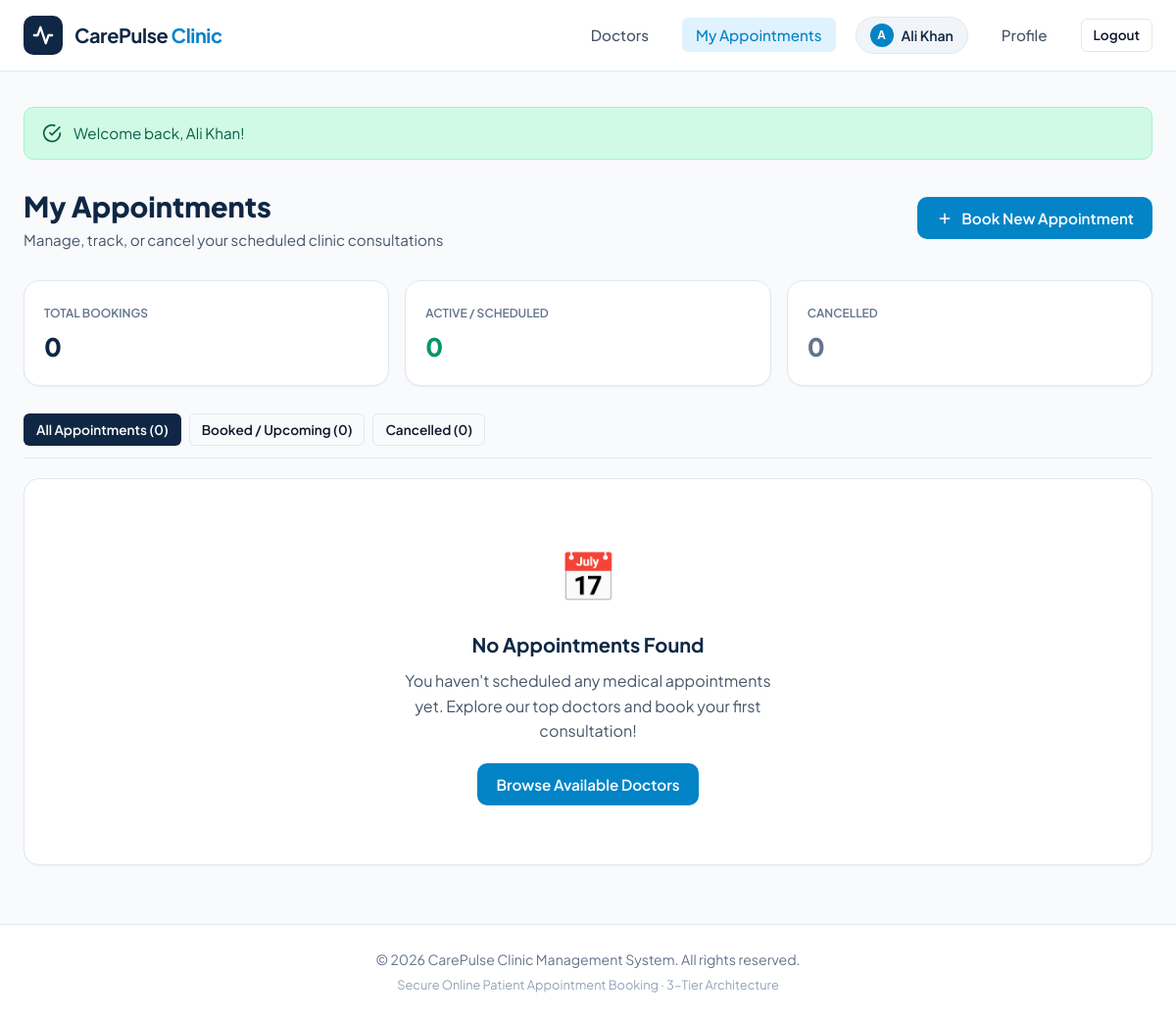
Page /dashboard.php (signed in) on the earlier database version.
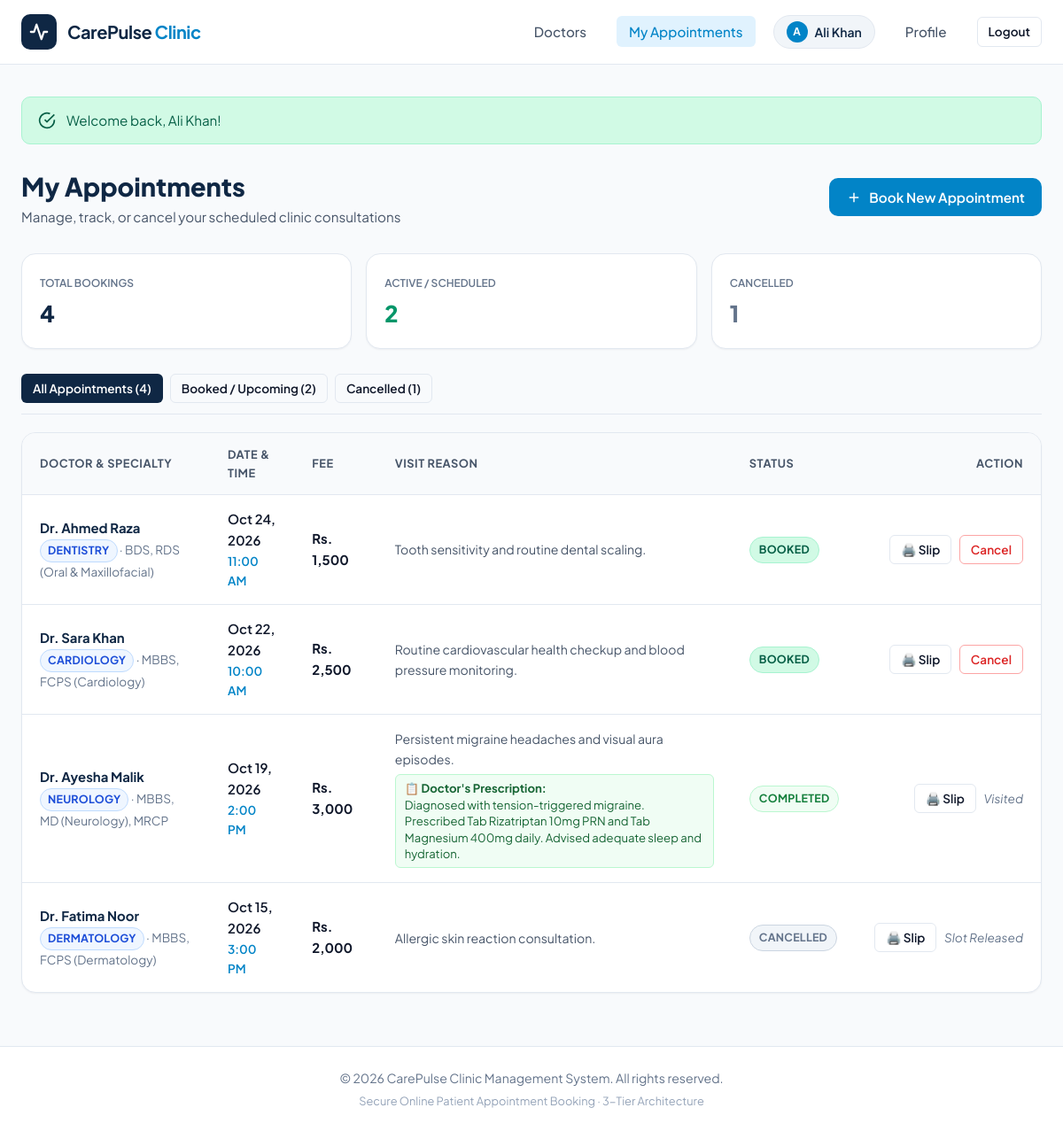
Same page on the later database version.
### tables this page shows
CREATE TABLE IF NOT EXISTS `appointments` (
    `id` INT AUTO_INCREMENT PRIMARY KEY,
    `patient_id` INT NOT NULL,
    `doctor_id` INT NOT NULL,
    `appointment_date` DATE NOT NULL,
    `appointment_time` TIME NOT NULL,
    `status` ENUM('booked', 'cancelled', 'completed') NOT NULL DEFAULT 'booked',
    `reason` VARCHAR(255) DEFAULT NULL,
    `doctor_notes` TEXT DEFAULT NULL,
    `created_at` TIMESTAMP DEFAULT CURRENT_TIMESTAMP,
    CONSTRAINT `fk_appointments_patient` FOREIGN KEY (`patient_id`) REFERENCES `users` (`id`) ON DELETE CASCADE,
    CONSTRAINT `fk_appointments_doctor` FOREIGN KEY (`doctor_id`) REFERENCES `doctors` (`id`) ON DELETE CASCADE
);

CREATE TABLE IF NOT EXISTS `users` (
    `id` INT AUTO_INCREMENT PRIMARY KEY,
    `full_name` VARCHAR(100) NOT NULL,
    `email` VARCHAR(150) NOT NULL UNIQUE,
    `password` VARCHAR(255) NOT NULL,
    `phone` VARCHAR(20) NOT NULL,
    `role` ENUM('patient', 'doctor', 'admin') NOT NULL DEFAULT 'patient',
    `created_at` TIMESTAMP DEFAULT CURRENT_TIMESTAMP
);

CREATE TABLE IF NOT EXISTS `specialties` (
    `id` INT AUTO_INCREMENT PRIMARY KEY,
    `name` VARCHAR(100) NOT NULL UNIQUE
);

CREATE TABLE IF NOT EXISTS `doctors` (
    `id` INT AUTO_INCREMENT PRIMARY KEY,
    `user_id` INT NOT NULL UNIQUE,
    `specialty_id` INT NOT NULL,
    `qualification` VARCHAR(150) NOT NULL,
    `experience_years` INT NOT NULL,
    `fee` DECIMAL(10,2) NOT NULL,
    CONSTRAINT `fk_doctors_user` FOREIGN KEY (`user_id`) REFERENCES `users` (`id`) ON DELETE CASCADE,
    CONSTRAINT `fk_doctors_specialty` FOREIGN KEY (`specialty_id`) REFERENCES `specialties` (`id`) ON DELETE RESTRICT
);

### config/db.php (called while the page is built, shortened)
<?php
function e($value) {
    return htmlspecialchars((string)$value, ENT_QUOTES, 'UTF-8');
}

### dashboard.php (the view, shortened to what the changed rows need)
<?php
require_once __DIR__ . '/config/db.php';
$patient_id = $_SESSION['user_id'];
$status_filter = isset($_GET['status']) ? trim($_GET['status']) : 'all';
$sql = "
    SELECT
        a.id AS appointment_id,
        a.appointment_date,
        a.appointment_time,
        a.status,
        a.reason,
        a.doctor_notes,
        a.created_at,
        u.full_name AS doctor_name,
        u.phone AS doctor_phone,
        s.name AS specialty_name,
        d.qualification,
        d.fee
    FROM appointments a
    INNER JOIN doctors d ON a.doctor_id = d.id
    INNER JOIN users u ON d.user_id = u.id
    INNER JOIN specialties s ON d.specialty_id = s.id
    WHERE a.patient_id = ?
";
$params = [$patient_id];
$sql .= " ORDER BY a.appointment_date DESC, a.appointment_time DESC";
$stmt = $pdo->prepare($sql);
$stmt->execute($params);
$appointments = $stmt->fetchAll();
$stats_stmt = $pdo->prepare("
    SELECT
        COUNT(*) AS total_count,
        SUM(CASE WHEN status = 'booked' THEN 1 ELSE 0 END) AS booked_count,
        SUM(CASE WHEN status = 'cancelled' THEN 1 ELSE 0 END) AS cancelled_count
    FROM appointments
    WHERE patient_id = ?
");
$stats_stmt->execute([$patient_id]);
$stats = $stats_stmt->fetch();
$total_count     = (int)($stats['total_count'] ?? 0);
$booked_count    = (int)($stats['booked_count'] ?? 0);
$cancelled_count = (int)($stats['cancelled_count'] ?? 0);
require_once __DIR__ . '/includes/header.php';
?>
<div class="dashboard-header">
    <div class="dashboard-title">
        <h1>My Appointments</h1>
    </div>
</div>
<div style="display: grid; grid-template-columns: repeat(auto-fit, minmax(200px, 1fr)); gap: 16px; margin-bottom: 28px;">
    <div class="card" style="padding: 18px 20px;">
        <span class="stat-label">Total Bookings</span>
        <div style="font-size: 1.6rem; font-weight: 800; color: var(--primary); margin-top: 4px;"><?php echo $total_count; ?></div>
    </div>
    <div class="card" style="padding: 18px 20px;">
        <span class="stat-label">Active / Scheduled</span>
        <div style="font-size: 1.6rem; font-weight: 800; color: var(--success); margin-top: 4px;"><?php echo $booked_count; ?></div>
    </div>
    <div class="card" style="padding: 18px 20px;">
        <span class="stat-label">Cancelled</span>
        <div style="font-size: 1.6rem; font-weight: 800; color: var(--text-muted); margin-top: 4px;"><?php echo $cancelled_count; ?></div>
    </div>
</div>
<div style="display: flex; gap: 8px; margin-bottom: 20px; border-bottom: 1px solid var(--border); padding-bottom: 12px; flex-wrap: wrap;">
    <a href="dashboard.php?status=all" class="btn btn-sm <?php echo ($status_filter === 'all') ? 'btn-dark' : 'btn-outline'; ?>" id="filter-all">
        All Appointments (<?php echo $total_count; ?>)
    </a>
    <a href="dashboard.php?status=booked" class="btn btn-sm <?php echo ($status_filter === 'booked') ? 'btn-dark' : 'btn-outline'; ?>" id="filter-booked">
        Booked / Upcoming (<?php echo $booked_count; ?>)
    </a>
    <a href="dashboard.php?status=cancelled" class="btn btn-sm <?php echo ($status_filter === 'cancelled') ? 'btn-dark' : 'btn-outline'; ?>" id="filter-cancelled">
        Cancelled (<?php echo $cancelled_count; ?>)
    </a>
</div>
<?php if (empty($appointments)): ?>
    <div class="card">
        <div class="empty-state">
            <div class="empty-state-icon">📅</div>
            <h3>No Appointments Found</h3>
            <p>
                <?php if ($status_filter !== 'all'): ?>
                    You don't have any appointments matching the "<?php echo e(ucfirst($status_filter)); ?>" status.
                <?php else: ?>
                    You haven't scheduled any medical appointments yet. Explore our top doctors and book your first consultation!
                <?php endif; ?>
            </p>
            <a href="index.php" class="btn btn-primary" id="btn-empty-book">Browse Available Doctors</a>
        </div>
    </div>
<?php else: ?>
    <div class="appointments-table-card">
        <table class="table" id="appointments-table">
            <thead>
                <tr>
                    <th>Doctor & Specialty</th>
                    <th>Date & Time</th>
                    <th>Fee</th>
                    <th>Visit Reason</th>
                    <th>Status</th>
                    <th style="text-align: right;">Action</th>
                </tr>
            </thead>
            <tbody>
                <?php foreach ($appointments as $apt): ?>
                    <?php
                        $time_obj = DateTime::createFromFormat('H:i:s', $apt['appointment_time']);
                        $formatted_time = $time_obj ? $time_obj->format('g:i A') : $apt['appointment_time'];
                        $date_obj = new DateTime($apt['appointment_date']);
                        $formatted_date = $date_obj->format('M d, Y');
                    ?>
                    <tr id="appointment-row-<?php echo $apt['appointment_id']; ?>">
                        <td>
                            <div style="font-weight: 700; color: var(--primary);"><?php echo e($apt['doctor_name']); ?></div>
                            <div style="font-size: 0.85rem; color: var(--text-muted);">
                                <span class="badge badge-specialty" style="padding: 2px 8px;"><?php echo e($apt['specialty_name']); ?></span>
                                &middot; <?php echo e($apt['qualification']); ?>
                            </div>
                        </td>
                        <td>
                            <div style="font-weight: 600; color: var(--text-primary);"><?php echo $formatted_date; ?></div>
                            <div style="font-size: 0.85rem; color: var(--accent); font-weight: 600;">
                                <?php echo $formatted_time; ?>
                            </div>
                        </td>
                        <td>
                            <span style="font-weight: 700; color: var(--text-primary);">
                                Rs. <?php echo number_format($apt['fee'], 0); ?>
                            </span>
                        </td>
                        <td>
                            <div style="font-size: 0.88rem; color: var(--text-secondary);">
                                <?php echo !empty($apt['reason']) ? e($apt['reason']) : '<span style="color: #94a3b8;">None specified</span>'; ?>
                            </div>
                            <?php if (!empty($apt['doctor_notes'])): ?>
                                <div style="margin-top: 6px; font-size: 0.82rem; background: #f0fdf4; border: 1px solid #bbf7d0; color: #166534; padding: 6px 10px; border-radius: 6px; line-height: 1.4;">
                                    <strong>📋 Doctor's Prescription:</strong><br>
                                    <?php echo nl2br(e($apt['doctor_notes'])); ?>
                                </div>
                            <?php endif; ?>
                        </td>
                        <td>
                            <?php if ($apt['status'] === 'booked'): ?>
                                <span class="badge badge-booked">Booked</span>
                            <?php elseif ($apt['status'] === 'cancelled'): ?>
                                <span class="badge badge-cancelled">Cancelled</span>
                            <?php else: ?>
                                <span class="badge badge-completed"><?php echo e(ucfirst($apt['status'])); ?></span>
                            <?php endif; ?>
                        </td>
                        <td style="text-align: right; white-space: nowrap;">
                            <a href="appointment_slip.php?id=<?php echo (int)$apt['appointment_id']; ?>" target="_blank" class="btn btn-outline btn-sm" style="margin-right: 6px;" title="View and print appointment receipt">
                                🖨️ Slip
                            </a>
                            <?php if ($apt['status'] === 'booked'): ?>
                                <form action="cancel_appointment.php" method="POST" style="display: inline-block;" onsubmit="return confirm('Are you sure you want to cancel this appointment with <?php echo addslashes($apt['doctor_name']); ?>? The slot will be released.');">
                                    <button type="submit" class="btn btn-outline btn-sm" style="color: var(--danger); border-color: #fca5a5;" id="btn-cancel-<?php echo $apt['appointment_id']; ?>">
                                        Cancel
                                    </button>
                                </form>
                            <?php else: ?>
                                <span style="font-size: 0.85rem; color: var(--text-muted); font-style: italic;">
                                    <?php echo ($apt['status'] === 'completed') ? 'Visited' : 'Slot Released'; ?>
                                </span>
                            <?php endif; ?>
                        </td>
                    </tr>
                <?php endforeach; ?>
            </tbody>
        </table>
    </div>
<?php endif; ?>
<?php require_once __DIR__ . '/includes/footer.php'; ?>

Differences in the rows shown:
added appointments: users.full_name "Dr. Ahmed Raza", specialties.name "DENTISTRY", doctor.qualification "BDS, RDS (Oral & Maxillofacial)", appointment_date "Oct 24, 2026", appointment_time "11:00 AM", doctor.fee "1,500", reason "Tooth sensitivity and routine dental scaling.", status "BOOKED"
added appointments: users.full_name "Dr. Sara Khan", specialties.name "CARDIOLOGY", doctor.qualification "MBBS, FCPS (Cardiology)", appointment_date "Oct 22, 2026", appointment_time "10:00 AM", doctor.fee "2,500", reason "Routine cardiovascular health checkup and blood pressure monitoring.", status "BOOKED"
added appointments: users.full_name "Dr. Ayesha Malik", specialties.name "NEUROLOGY", doctor.qualification "MBBS, MD (Neurology), MRCP", appointment_date "Oct 19, 2026", appointment_time "2:00 PM", doctor.fee "3,000", reason "Persistent migraine headaches and visual aura episodes.", doctor_notes "Diagnosed with tension-triggered migraine. Prescribed Tab Rizatriptan 10mg PRN and Tab Magnesium 400mg daily. Advised adequate sleep and hydration.", status "COMPLETED", shows "Visited"
added appointments: users.full_name "Dr. Fatima Noor", specialties.name "DERMATOLOGY", doctor.qualification "MBBS, FCPS (Dermatology)", appointment_date "Oct 15, 2026", appointment_time "3:00 PM", doctor.fee "2,000", reason "Allergic skin reaction consultation.", status "CANCELLED"
Other differences:
$total_count: "0" → "4"
$booked_count: "0" → "2"
$cancelled_count: "0" → "1"
text no longer shown: "📅 No Appointments Found You haven't scheduled any medical appointments yet. Explore our top doctors and book your first consultation! Browse Available Doctors"
text now shown: "DOCTOR & SPECIALTY DATE & TIME FEE VISIT REASON STATUS ACTION"
